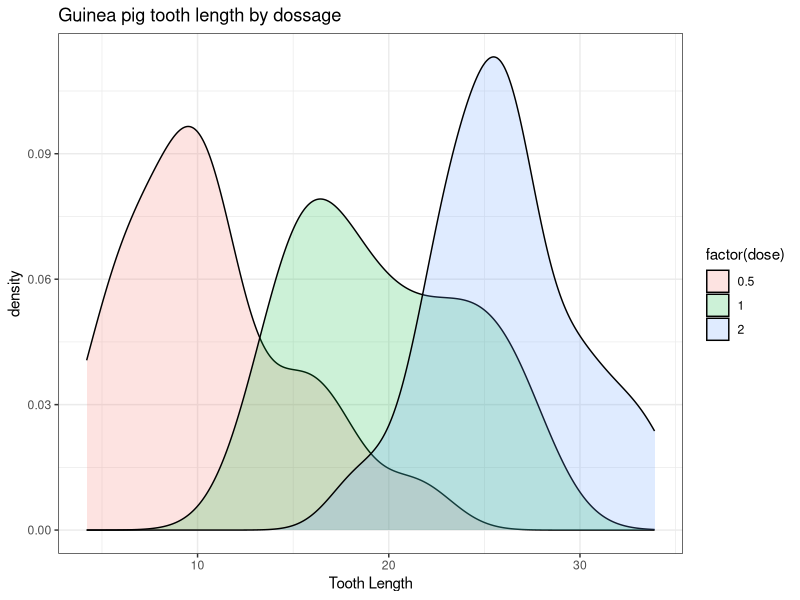
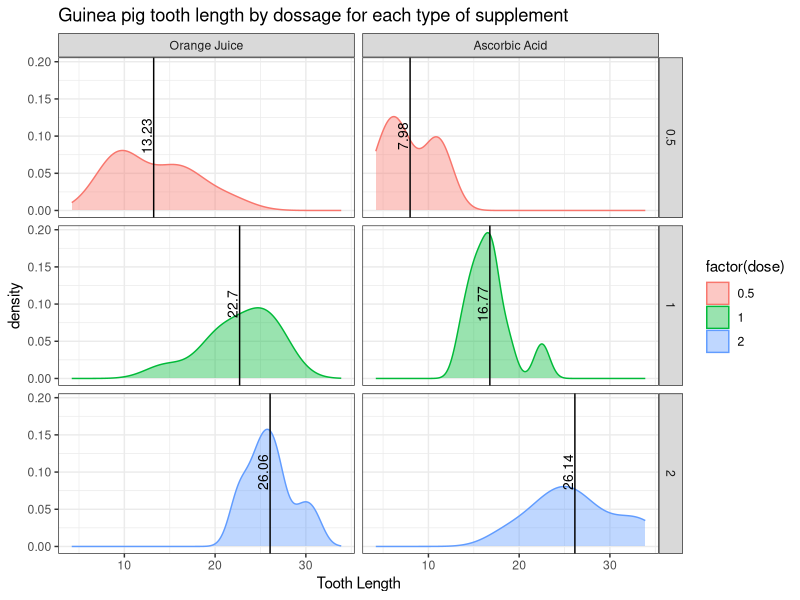

Source code (R) for these figures, in order:
dim(ToothGrowth)
str(ToothGrowth)
ToothGrowth
table(ToothGrowth$supp,ToothGrowth$dose)
summary(ToothGrowth)

library(plyr)
library(dplyr)
library(tidyr)
library(ggplot2)


tg<- ToothGrowth%>%group_by(supp,dose)
levels(tg$supp)<-c("Orange Juice","Ascorbic Acid")
tg
g1<-ggplot(tg,aes(x=len,fill=factor(dose)))
g1+geom_density(alpha=0.2)+theme_bw()+labs(title = "Guinea pig tooth length by dossage",x="Tooth Length")

#although the graph vaguely resembles normal distribution ,we will assume that there is normal distribution of tooth length

tg_supp_dose<-summarise(tg,mean_len = mean(len))
tg_supp_dose<-as.data.frame(tg_supp_dose)
levels(tg_supp_dose$supp)<-c("Orange Juice","Ascorbic Acid")
tg_supp_dose
#basic summary of the data
g<-ggplot(tg,aes(x=len,color=factor(dose),fill = factor(dose)))
g<-g+geom_density(alpha=0.4)+facet_grid(dose~supp) + theme_bw() + geom_vline(data = tg_supp_dose, aes(xintercept= mean_len)) 
g<-g+geom_text(data = tg_supp_dose,aes(x=mean_len,label = mean_len),y = 0.1, angle = 90, vjust = -0.2,color="black",size=3.5)
g+labs(title = "Guinea pig tooth length by dossage for each type of supplement",x ="Tooth Length")

#Hypo 1:
#orange juice and ascorbic deliever the same growth rate of tooth 
hypo1<-t.test(len~supp,data = tg)
hypo1$conf.int
hypo1$p.value

#the confidence interval includes 0 so we cant deny that they can offer same growth rate.
#but the p value is larger than 0.05 so we fail to reject the null hypo ,hence we accept null hypo

#Hypo2:
#for dosage 0.5 the tooth growth rate is same 
hypo2<-t.test(len~supp,data = subset(tg,dose==0.5))
hypo2$conf.int  
hypo2$p.value
#since the confidence interval doesnt include 0 and the p valuse is also less than 0.05 so we reject null hypo2
#alt hypo that 0.5 mg dosage of orange juice give more growth than 0.5 mg of ascorbic acid is accepted

#Hypo3:
#for dosage 1 the tooth growth rate is same 
hypo3<-t.test(len~supp,data = subset(tg,dose==1))
hypo3$conf.int  
hypo3$p.value
#since the confidence interval doesnt include 0 and the p valuse is also less than 0.05 so we reject null hypo3
#alt hypo that 1.0 mg dosage of orange juice give more growth than 1.0mg of ascorbic acid is accepted

#Hypo4:
#for dosage 2mg the tooth growth rate is same 
hypo4<-t.test(len~supp,data = subset(tg,dose==2))
hypo4$conf.int  
hypo4$p.value
#since the confidence interval  include 0 and the p valuse is also well beyond  0.05 so we fail to reject null hypo




